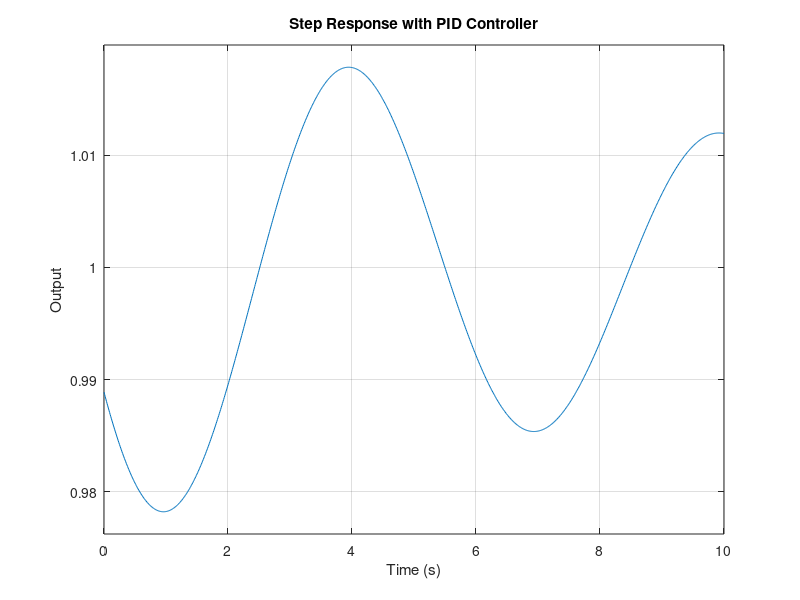

Source code (MATLAB): (Note: this script raises an error after producing the figure.)
% PID Controller Simulation in MATLAB

% Clear workspace and close all figures
clear;
clc;
close all;

% Define the system parameters
K = 1;          % System gain
tau = 0.5;      % Time constant
num = K;        % Numerator of the transfer function
den = [tau 1];  % Denominator of the transfer function
sys = tf(num, den); % Transfer function of the system

% Define the PID controller parameters
Kp = 5;         % Proportional gain
Ki = 50;         % Integral gain
Kd = 44.5;       % Derivative gain

% Create the PID controller
C = pid(Kp, Ki, Kd);

% Closed-loop system with PID controller
closed_loop_sys = feedback(C * sys, 1);

% Time vector for simulation
t = 0:0.01:10;

% Step response of the closed-loop system
step(closed_loop_sys, t);

% Add labels and title
title('Step Response with PID Controller');
xlabel('Time (s)');
ylabel('Output');
grid on;

% Display the step response information
stepinfo(closed_loop_sys)